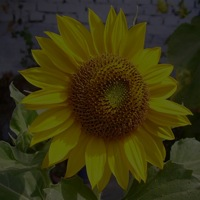
%> input picture Lab2/flower.jpg, 200 x 200 px
$ octave q1.m   (GNU Octave 9; MATLAB toolbox functions it lacks are replaced by stand-ins)
%> lines starting %> are read from the running program, lines starting %| are printed output that depends on the picture
clc;clear;
org_img = imread('flower.jpg');
%> org_img is the input picture: size 200x200x3 uint8; mean R, G, B 58, 53, 17.1
% negative point transformation

trans = org_img;
[m,n,o] = size(org_img);
%> m = 200; n = 200; o = 3
for i=1:m
    for j=1:n
        for k=1:o
        trans(i,j,k) = 255 -org_img(i,j,k);
        end
    end
end
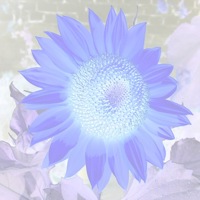
%> trans: size 200x200x3 uint8; mean R, G, B 197, 202, 237.9
subplot(2,2,1);
imshow(trans);
title('Negative');
%imwrite(trans,'negative.jpg');

% log transformation
trans = double(org_img);
%> trans: size 200x200x3 double
for i=1:m
    for j=1:n
        for k=1:o
        trans(i,j,k) = (0.1)*log10(double(1+org_img(i,j,k)));
        end
    end
end
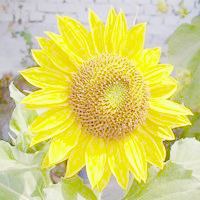
%> trans: size 200x200x3 double; mean R, G, B 0.173, 0.168, 0.0933; drawn with min black and max white
subplot(2,2,2);
imshow(trans);
title('Log Transform');
%imwrite(trans,'log.jpg');

% inverse log transformation
trans = double(org_img);
for i=1:m
    for j=1:n
        for k=1:o
        trans(i,j,k) = (10.^(double(org_img(i,j,k)./0.1)))-1;
        end
    end
end
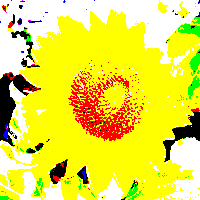
%> trans: size 200x200x3 double; mean R, G, B 9.17e+254, 8.86e+254, 2.68e+254; drawn with min black and max white
subplot(2,2,3);
imshow(trans);
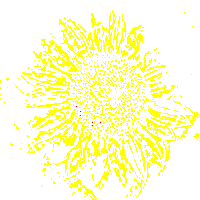
%> displayed picture: size 200x200x3, on the screen's scale of 0 to 255; mean R, G, B 255, 255, 205
title('Inverse log Transform');
%imwrite(trans,'inv-log.jpg');


% gaama transformation
trans = double(org_img);
c = 0.01;
gamma = 2;
for i=1:m
    for j=1:n
        for k=1:o
        trans(i,j,k) = c*(double(org_img(i,j,k)).^gamma);
        end
    end
end
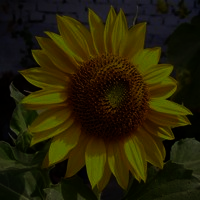
%> trans: size 200x200x3 double; mean R, G, B 39.2, 33.3, 6.4
subplot(2,2,4);
imshow(trans);
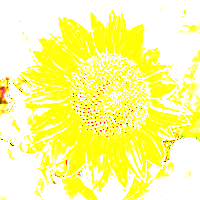
%> displayed picture: size 200x200x3, on the screen's scale of 0 to 255; mean R, G, B 254.8, 253.5, 148.5
title('Gaama Transform');
%imwrite(trans,'gamma.jpg');
